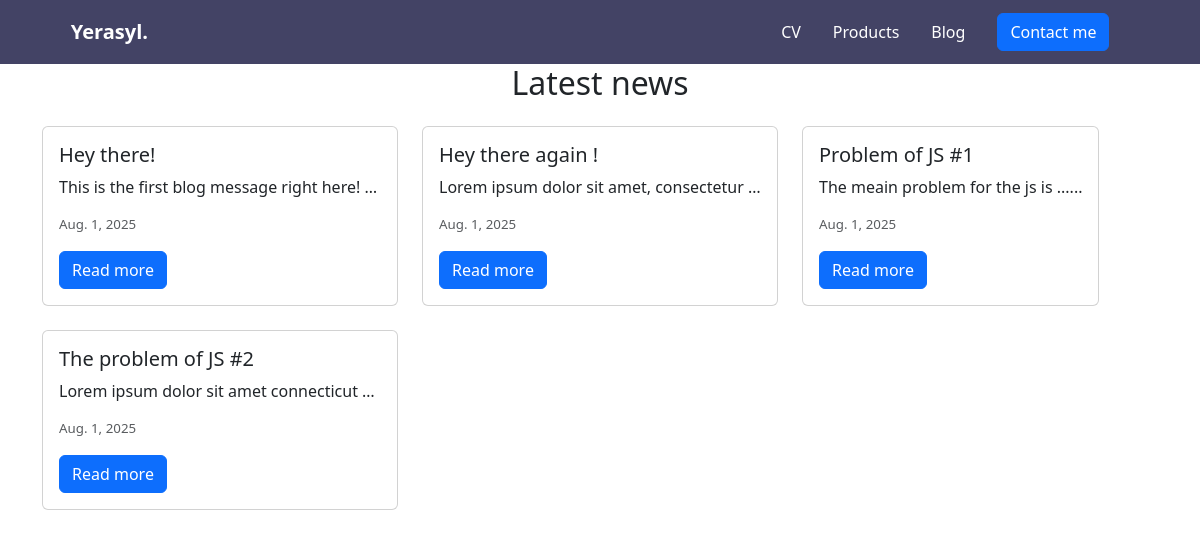
Page /blog on the committed database.
### main/models.py (models this page shows, shortened)
class BlogMessage(models.Model):
    title = models.CharField(max_length=100)
    date = models.DateField()
    text = models.TextField(blank=True)

### main/views.py (the view)
# urls.py: path('blog', views.blog, name='blog'),
def blog(request):
    messages = BlogMessage.objects.all().order_by('-date')
    context = {'messages': messages}
    return render(request, 'main/blog.html', context)

### main/templates/main/blog.html (shortened to what this page needs)
{% extends 'main/base.html' %}
{% block content %}
<h2 class = "text-center">Latest news</h2>
<div class="container mt-4">
  <div class="row">
    {% for message in messages %}
    <div class="col-md-4 mb-4 d-flex align-items-stretch">
      <div class="card h-100">
        <div class="card-body d-flex flex-column">
          <h5 class="card-title">{{ message.title }}</h5>
          <p class="card-text text-truncate" style="max-height: 4.5em; overflow: hidden;">
            {{ message.text }}
          </p>
          <p class="text-muted" style="font-size:smaller">{{ message.date }}</p>
          <div class="mt-auto">
            <a href="{% url 'blog_detail' message.pk %}" class="btn btn-primary">Read more</a>
          </div>
        </div>
      </div>
    </div>
    {% endfor %}
  </div>
</div>
{% endblock %}

### main/templates/main/base.html (shortened to what this page needs)
{% load static %}
<!DOCTYPE html>
<html lang="en">
<head>
    <link href="https://cdn.jsdelivr.net/npm/bootstrap@5.3.7/dist/css/bootstrap.min.css" rel="stylesheet">
    <link href="{% static 'main/css/style.css' %}" rel="stylesheet">
</head>
<body class="{% block body_class %}{% endblock %}"></body>
    <nav class="navbar navbar-expand-lg" style="background-color:#15153fcc;">
  <div class="container-fluid">
    <a class="navbar-brand text-white link-primary" href="{% url 'home'%}" style = "margin-left: 5%;"><span style="font-weight:600;">Yerasyl.</span></a>
    <div class="collapse navbar-collapse" id="navbarSupportedContent" style="margin-right:6%">
      <ul class="navbar-nav ms-auto mb-2 mb-lg-0 d-flex align-items-center flex-row gap-3">
        <li class="nav-item">
          <a class="nav-link active text-white link-primary" aria-current="page" href="{%url 'cv' %}">CV</a>
        </li>
        <li class="nav-item">
          <a class="nav-link text-white link-primary" href="{% url 'products-list'%}">Products</a>
        </li>
        <li class="nav-item">
          <a class="nav-link text-white link-primary" href="{% url 'blog'%}">Blog</a>
        </li>
        <li class="nav-item">
          <a class="nav-link text-white link-primary" href="{% url 'contact'%}"><button class ="btn btn-primary">Contact me</button></a>
        </li>
    </div>
  </div>
</nav>
{% block content %}
{% endblock %}
</body>
</html>

### main/static/main/css/style.css (style rules this page uses)
html, body { margin: 0; padding: 0; height: 100%; }
.navbar { position: fixed; top: 0; width: 100%; z-index: 1000; height: 64px; }
h2 { margin-top: 64px; }
div { font-size: medium; }

### rows in the picture
BlogMessage: title "Hey there!", text "This is the first blog message right here!…", date "Aug. 1, 2025"
BlogMessage: title "Hey there again !", text "Lorem ipsum dolor sit amet, consectetur…", date "Aug. 1, 2025"
BlogMessage: title "Problem of JS #1", text "The meain problem for the js is ......", date "Aug. 1, 2025"
BlogMessage: title "The problem of JS #2", text "Lorem ipsum dolor sit amet connecticut…", date "Aug. 1, 2025"
